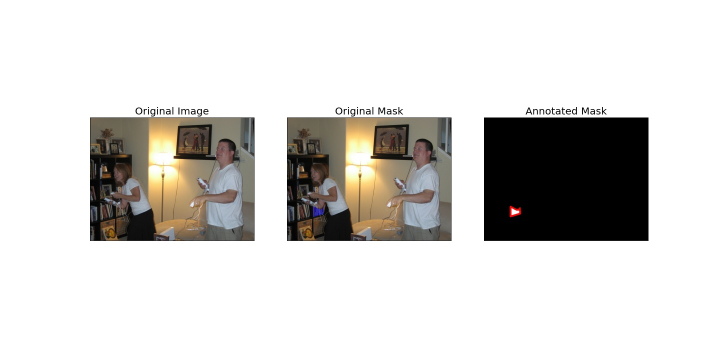
#> input picture test.jpeg, 1440 x 720 px (shown at 1/2 size)
$ python -i coco.py   (imports and definitions only)
#> lines starting #> are read from the running program, lines starting #| are printed output that depends on the picture
import cv2
import json
import numpy as np
import matplotlib.pyplot as plt
import os
import annotation_helper as ah

# Constants
# Polygon approximation
POLY_APPROX = 0
# K-means clustering
K_MEANS_CLUSTER = 1
# Single objects
SINGLE_OBJ = 0
# Multiple objects
MULTIPLE_OBJ = 1


# [158 lines left out: functions mask_to_annotation, display, save, not called in this run]


def annotate(im, do_display=True, do_save=True, do_print=True, annotation_color=(255, 0, 255), epsilon=0.005, configuration=POLY_APPROX, object_configuration=SINGLE_OBJ, do_cvt=True):
    # retrieving parameters from the tuple
    id_, name, image, project_name, category, directory = im

    if do_print:
        print("\n Annotating image: ", name)

    # creating a dictionary to store the image and its annotations
    im_dict = {}
    im_dict['id'] = 0  # id_
    im_dict['file_name'] = name
    im_dict['image'] = image
    im_dict['width'] = image.shape[1]
    im_dict['height'] = image.shape[0]
    im_dict['contours'] = mask_to_annotation(
        image, epsilon, configuration, object_configuration, do_cvt)
    im_dict['project_name'] = project_name
    im_dict['category'] = category
    im_dict['directory'] = directory

    # displaying and saving the image, depending on the passed parameters
    if do_display:
        display(im_dict, annotation_color, object_configuration)

    if do_save:
        save(im_dict, object_configuration)
        if do_print:
            print('\033[92m', "Succesfully saved image: ", name, '\033[0m\n\n')

    if do_print:
        print("-"*120)

    return im_dict

>>> import cv2
>>> picture = cv2.imread('test.jpeg', cv2.IMREAD_GRAYSCALE)
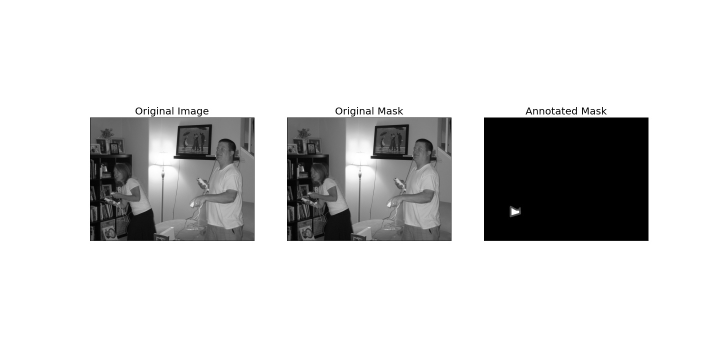
#> picture: shape (720, 1440) (shown at 1/2 size); min 0, max 255, mean 212.1
>>> result = annotate(picture)
#> (the run stopped early here; a loop or call above may not have finished)
